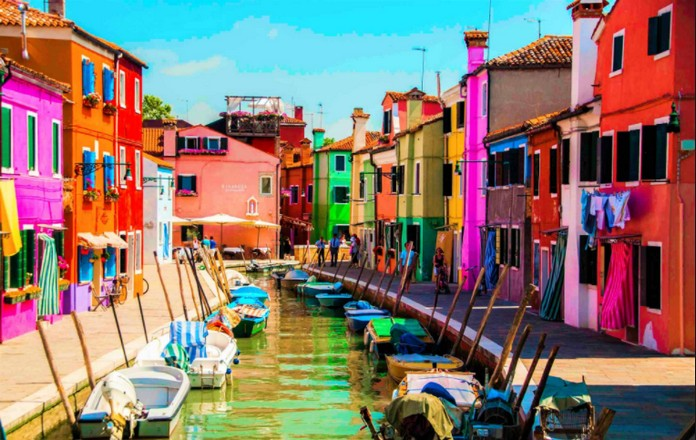
#> input picture Assets/img1.jpg, 696 x 440 px, given in place of the camera
$ python detectColorHSV.py
#> lines starting #> are read from the running program, lines starting #| are printed output that depends on the picture; after the words box and inside, x2 and y2 are one past the last pixel; in counts of white or black regions, pixels touching at a corner belong together
import cv2
import numpy as np

def empty(a):
    pass

# * creating the Window
windowName = 'Color Detection in HSV Space'     # Window Name
cv2.namedWindow(windowName)                     # Window Creation

# * Adding the Track pad
cv2.createTrackbar('HUE min',windowName,0,179,empty)
#> slider 'HUE min' is set to 35
cv2.createTrackbar('HUE max',windowName,179,179,empty)
cv2.createTrackbar('SAT min',windowName,0,255,empty)
#> slider 'SAT min' is set to 51
cv2.createTrackbar('SAT max',windowName,255,255,empty)
cv2.createTrackbar('Value min',windowName,0,255,empty)
#> slider 'Value min' is set to 51
cv2.createTrackbar('Value max',windowName,255,255,empty)

# * Creating the Webcam Instance
cam = cv2.VideoCapture(0)

# * Start Video Rolling
while True:
    isTrue, frame = cam.read()              # Reading the Frames
#> frame is the input picture: shape (440, 696, 3); mean B, G, R 109, 119.4, 139.7

    # * Converting the frame in HSC color space
    framehsv = cv2.cvtColor(frame,cv2.COLOR_BGR2HSV)
#> framehsv: shape (440, 696, 3); mean H, S, V 64.4, 150, 171.2

    # * Getting the track bar Values
    h_min = cv2.getTrackbarPos('HUE min',windowName)
    h_max = cv2.getTrackbarPos('HUE max',windowName)
    s_min = cv2.getTrackbarPos('SAT min',windowName)
    s_max = cv2.getTrackbarPos('SAT max',windowName)
    v_min = cv2.getTrackbarPos('Value min',windowName)
    v_max = cv2.getTrackbarPos('Value max',windowName)

    # creating the lower and upper range
    lower = np.array([h_min,s_min,v_min])
    upper = np.array([h_max,s_max,v_max])

    # creating the mask
    mask = cv2.inRange(framehsv,lower,upper)
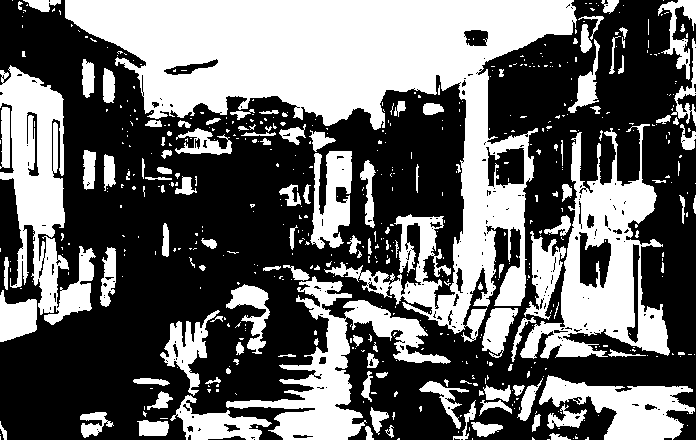
#> mask: shape (440, 696); 41% white; 563 white regions (432 under 20 px), largest, box (x1, y1, x2, y2) and area: (65, 0, 577, 342) 56539, (520, 124, 670, 359) 13236, (0, 65, 96, 325) 10857

    # result output
    result = cv2.bitwise_and(frame,frame,mask=mask)
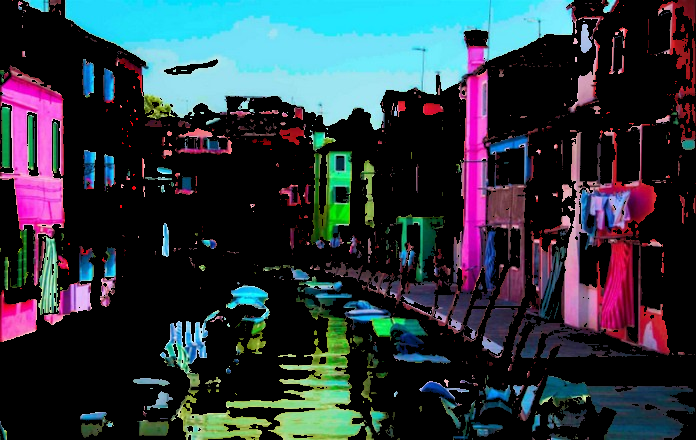
#> result: shape (440, 696, 3); mean B, G, R 64.2, 56.3, 45.6

    # stacking the output
    stackimgs = np.hstack([frame,result])
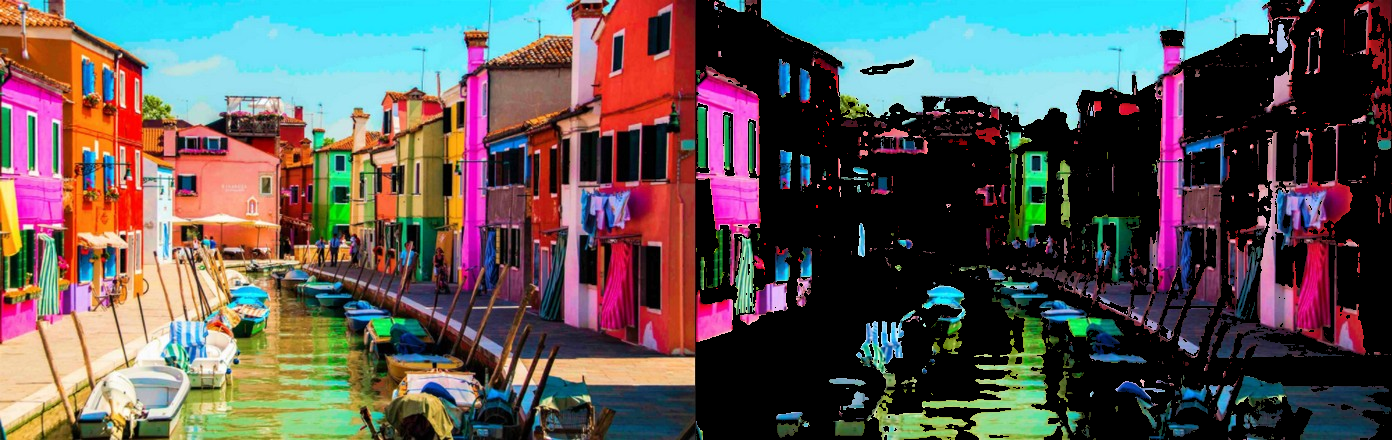
#> stackimgs: shape (440, 1392, 3); mean B, G, R 86.6, 87.8, 92.7

    # * Display
    cv2.imshow(windowName,stackimgs)

    # * Creating the Exit Pole
    if cv2.waitKey(1) & 0xFF == 27:
#> (key Esc is pressed here)
        break

cam.release()               # Releasing the instance
cv2.destroyAllWindows()     # Destroing the windows

$ run again, on Assets/Air_Canvas-clearmode.png
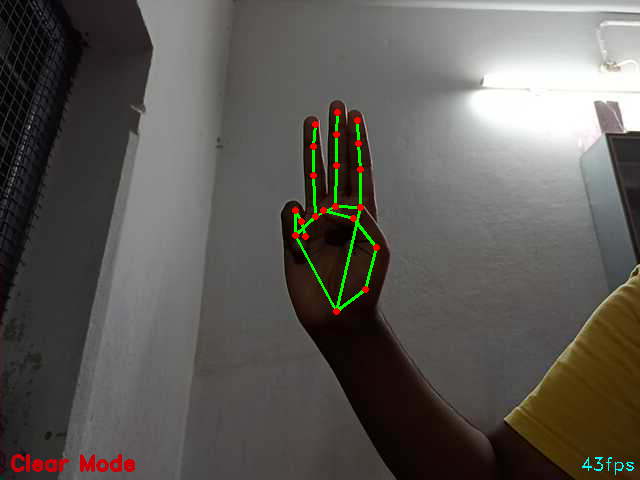
#> input picture Assets/Air_Canvas-clearmode.png, 640 x 480 px, given in place of the camera
#> frame is the input picture: shape (480, 640, 3); mean B, G, R 84.6, 89, 92.3
#> framehsv: shape (480, 640, 3); mean H, S, V 31, 40.9, 94.2
#> `mask = cv2.inRange(framehsv,lower,upper)`:
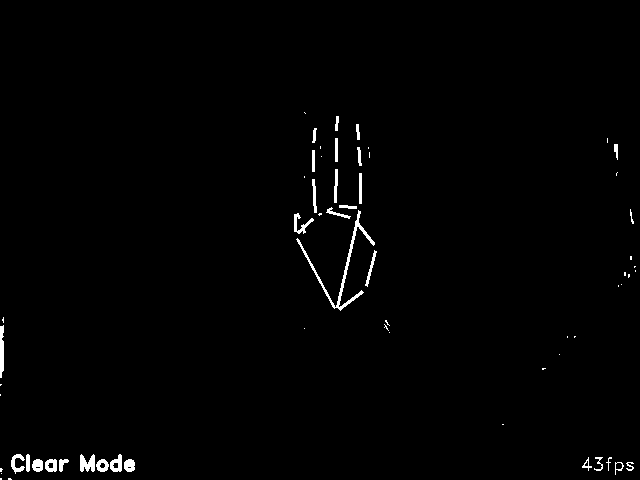
#> mask: shape (480, 640); 1.1% white; 63 white regions (32 under 20 px), largest, box (x1, y1, x2, y2) and area: (296, 210, 375, 311) 670, (80, 454, 95, 472) 194, (0, 325, 4, 378) 187
#> `stackimgs = np.hstack([frame,result])`:
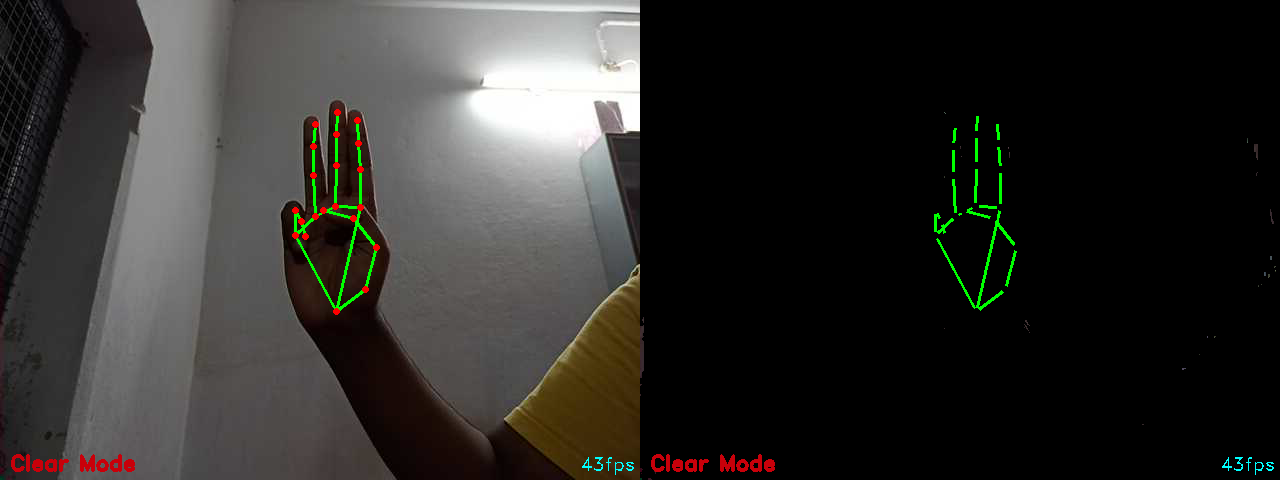
#> stackimgs: shape (480, 1280, 3); mean B, G, R 42.4, 45.3, 46.5
